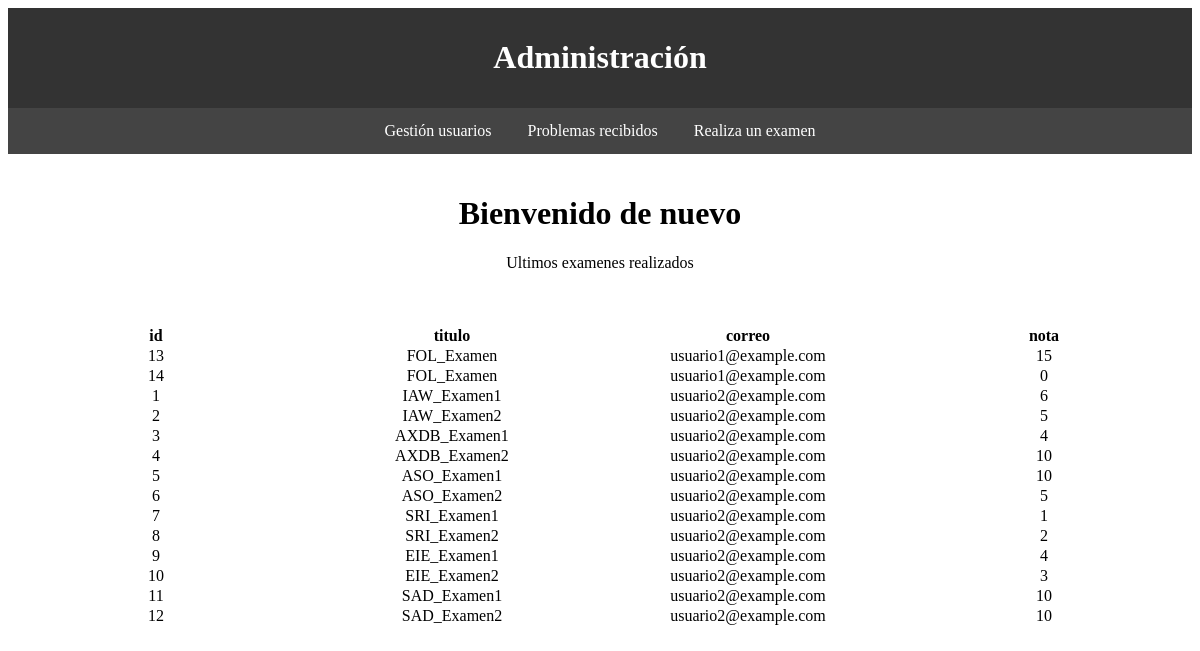
Page /administrador/principalA.php on the committed database.
### tables this page shows
CREATE TABLE Examenes_Usuarios (
  id INT AUTO_INCREMENT PRIMARY KEY,
  examen INT,
  usuario varchar(40),
  nota INT,
  FOREIGN KEY (examen) REFERENCES Examenes(id),
  FOREIGN KEY (usuario) REFERENCES Usuarios(correo)
);

CREATE TABLE Examenes (
  id INT AUTO_INCREMENT PRIMARY KEY,
  titulo TEXT,
  grupo INT,
  puntuacionTotal INT,
  borrado BOOLEAN,
  creador varchar(40),
  FOREIGN KEY (creador) REFERENCES Usuarios(correo),
  FOREIGN KEY(grupo) REFERENCES Grupos (id)
);

CREATE TABLE Usuarios (
  correo varchar(40) PRIMARY KEY,
  password TEXT,
  nombre TEXT,
  apellidos TEXT,
  tipoUsuario INT,
  grupo INT,
  FOREIGN KEY(grupo) REFERENCES Grupos (id),
  FOREIGN KEY (tipoUsuario) REFERENCES TiposUser(id)
);

### administrador/principalA.php (the view, shortened to what this page needs)
<!DOCTYPE html>
<html lang="es">
<head>
  </head>
  <body>
    <div id="encabezado">
      <h1>Administración</h1>
    </div>
    <div id="barra-navegacion">
      <a href="GestionUsuariosA.php">Gestión usuarios</a>
      <a href="ProblemasA.php">Problemas recibidos</a>
      <a href="GestionExamenes.php">Realiza un examen</a>
    </div>
    <div id="contenido">
	    <h1>Bienvenido de nuevo <?php session_start();echo $_SESSION['nombre']?> </h1>
        <p> Ultimos examenes realizados <p>
    </div>
        <?php
        include ("../db.php");
        $sql = "SELECT examenes_usuarios.id as id, titulo, usuarios.correo as correo, nota
                from examenes_usuarios INNER JOIN usuarios on examenes_usuarios.usuario = usuarios.correo
                INNER JOIN examenes on examenes_usuarios.examen=examenes.id";
		$resultado = mysqli_query($conn, $sql);
		if (mysqli_num_rows($resultado) > 0) {
            echo "<table>";
            echo "<tr>";
            echo '<th scope="col"> id</th>';
            echo '<th scope="col"> titulo</th>';
            echo '<th scope="col"> correo</th>';
            echo '<th scope="col"> nota</th>';
            echo "</tr></br>";
			while($row = mysqli_fetch_assoc($resultado)) {
				echo "<tr>";
				echo "<td>" . $row["id"] . "</a></td>";
				echo "<td> " . $row["titulo"] . "</td>";
				echo "<td> " . $row["correo"] . "</td>";
				echo "<td> " . $row["nota"] . "</td>";
				echo "</tr>";
			}
            echo "</table>";
        }
        ?>
</body>
</html>

### administrador/principalA.php (style rules this page uses)
#encabezado { background-color: #333; color: #fff; padding: 10px; text-align: center; }
#barra-navegacion { background-color: #444; color: #fff; overflow: hidden; text-align: center; }
#barra-navegacion a { display: inline-block; color: #fff; padding: 14px 16px; text-decoration: none; }
#contenido { padding: 20px; text-align: center; }
table { table-layout: fixed; width: 100%; border-collapse: collapse; }
td { text-align: center; }

### rows in the picture
examenes_usuarios: id "13", examen.titulo "FOL_Examen", usuario.correo "usuario1@example.com", nota "15"
examenes_usuarios: id "14", examen.titulo "FOL_Examen", usuario.correo "usuario1@example.com", nota "0"
examenes_usuarios: id "1", examen.titulo "IAW_Examen1", usuario.correo "usuario2@example.com", nota "6"
examenes_usuarios: id "2", examen.titulo "IAW_Examen2", usuario.correo "usuario2@example.com", nota "5"
examenes_usuarios: id "3", examen.titulo "AXDB_Examen1", usuario.correo "usuario2@example.com", nota "4"
examenes_usuarios: id "4", examen.titulo "AXDB_Examen2", usuario.correo "usuario2@example.com", nota "10"
examenes_usuarios: id "5", examen.titulo "ASO_Examen1", usuario.correo "usuario2@example.com", nota "10"
examenes_usuarios: id "6", examen.titulo "ASO_Examen2", usuario.correo "usuario2@example.com", nota "5"
examenes_usuarios: id "7", examen.titulo "SRI_Examen1", usuario.correo "usuario2@example.com", nota "1"
examenes_usuarios: id "8", examen.titulo "SRI_Examen2", usuario.correo "usuario2@example.com", nota "2"
examenes_usuarios: id "9", examen.titulo "EIE_Examen1", usuario.correo "usuario2@example.com", nota "4"
examenes_usuarios: id "10", examen.titulo "EIE_Examen2", usuario.correo "usuario2@example.com", nota "3"
examenes_usuarios: id "11", examen.titulo "SAD_Examen1", usuario.correo "usuario2@example.com", nota "10"
examenes_usuarios: id "12", examen.titulo "SAD_Examen2", usuario.correo "usuario2@example.com", nota "10"
